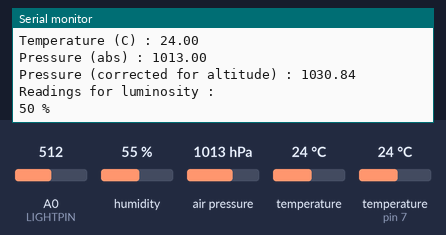
A sketch run on a simulated Arduino Uno, built with avr-gcc and run on an emulated ATmega328P. On the bench: the last lines printed to the serial monitor. The inputs (shaded band) are chosen by the test bench; at power-on: humidity 55 %, air pressure 1013 hPa, A0 (LIGHTPIN) = 512, temperature 24 °C, temperature (sensor on pin 7) 24 °C.

Above: at 3.5 s.
3.6 s: humidity set to 22 %
At 5.77 s:
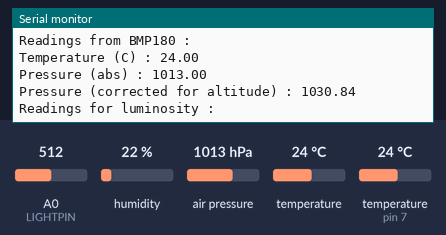
7.2 s: air pressure set to 952 hPa
At 9.0 s:
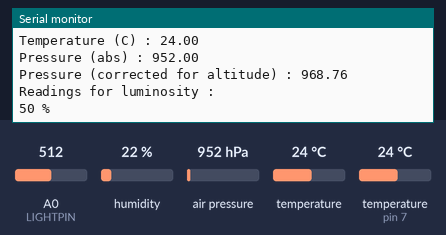
10.8 s: A0 (LIGHTPIN) set to 716
At 12.3 s:
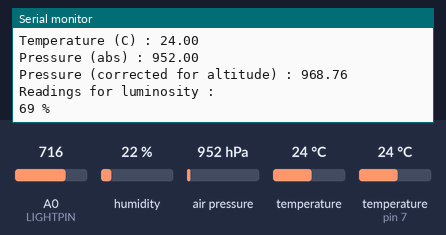
14.4 s: temperature (sensor 0) set to 12 °C
At 16.71 s:
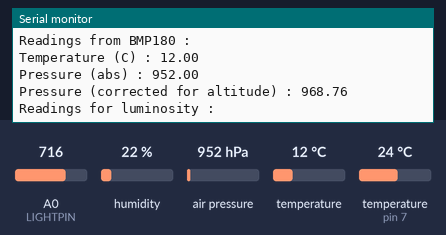
18.0 s: temperature (sensor on pin 7) set to 12 °C
At 20.0 s:
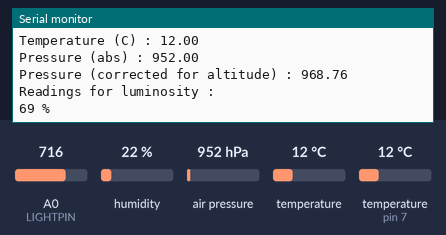
21.6 s: A0 (LIGHTPIN) set to 992
At 23.4 s:
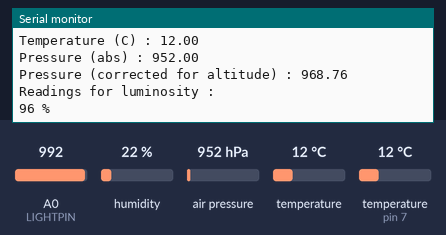
Timing chart, 0 to 24.9 s (numbered marks = the images above; inputs shaded):
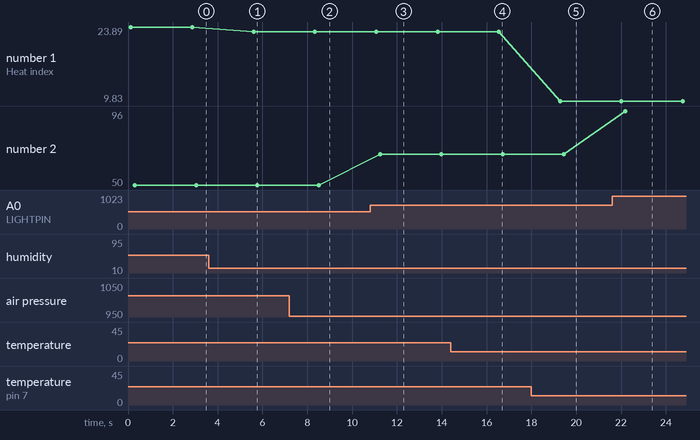

Measured:
- after the input at 3.6 s, the serial monitor: prints a new line after 2.0 s (image 1)
- after the input at 7.2 s, the serial monitor: prints a new line after 1.2 s (image 2)
- after the input at 10.8 s, the serial monitor: prints a new line after 0.45 s (image 3)
- after the input at 14.4 s, the serial monitor: prints a new line after 2.2 s (image 4)
- after the input at 18.0 s, the serial monitor: prints a new line after 1.3 s (image 5)
- after the input at 21.6 s, the serial monitor: prints a new line after 0.59 s (image 6)
- plotted number 1: 23.89 → 23.03 after the input at 3.6 s, 23.03 → 9.83 after the input at 18.0 s
- plotted number 2: 50 → 69 after the input at 10.8 s, 69 → 96 after the input at 21.6 s

The sketch:

test_sensors.ino
```cpp
// Loading required libraries
#include "DHT.h"
#include <SFE_BMP180.h>
#include <Wire.h>

// Defining pins for our sensors.
// BMP180 uses a specific protocol so no need to worry about it.
#define DHTPIN 7
#define DHTTYPE DHT11
#define LIGHTPIN A0

#define ALTITUDE 147 // altitude used to compute pressure. 147 for Montreal

// Instantiating sensors
DHT dht(DHTPIN, DHTTYPE);
SFE_BMP180 pressure;


void setup(){
  Serial.begin(9600);
  dht.begin();
  pressure.begin();
}

void loop() {
  // Read values from sensor DHT11
  float h = dht.readHumidity();
  float t0 = dht.readTemperature();
  float hic  = dht.computeHeatIndex(t0, h, false); // option false so that result is computed in celsius

  // Read values from sensor BMP180
  double t1, p0, p01, p1;
  t1 = readBMPTemp();
  if (t1!=0)
  {
    double p0 = readBMPPressure(t1);
    p01 = p0;
    if (p0!=0){
       p1 = pressure.sealevel(p0,ALTITUDE); // removing the effects of altitude on pressure reading
    }
  }

  // Read luminosity %
  int l = getLuminosity();

  // Log results in serial
  Serial.println("Readings from DHT11 :");
  Serial.println("Humidity : " + String(h) + " %");
  Serial.println("Temperature (C) : " + String(t0));
  Serial.println("Heat index : " + String(hic));

  Serial.println("Readings from BMP180 :");
  Serial.println("Temperature (C) : " + String(t1));
  Serial.println("Pressure (abs) : " + String(p01));
  Serial.println("Pressure (corrected for altitude) : " + String(p1));

  Serial.println("Readings for luminosity :");
  Serial.println(String(l) + " %");

  delay(2500);
}


double readBMPTemp() {

  char status;
  double T;

  // Start a temperature measurement:
  // If request is successful, the number of ms to wait is returned.
  // If request is unsuccessful, 0 is returned.

  status = pressure.startTemperature();
  if (status != 0)
  {
    // Wait for the measurement to complete:
    delay(status);

    // Retrieve the completed temperature measurement:
    // Note that the measurement is stored in the variable T.
    // Function returns 1 if successful, 0 if failure.

    status = pressure.getTemperature(T);

    return (status!=0 ? T : 0);

  }
}

double readBMPPressure(double temp) {

  char status;
  double P;

  // Start a pressure measurement:
  // The parameter is the oversampling setting, from 0 to 3 (highest res, longest wait).
  // If request is successful, the number of ms to wait is returned.
  // If request is unsuccessful, 0 is returned.

  status = pressure.startPressure(3);
  if (status != 0)
  {
    // Wait for the measurement to complete:
    delay(status);

    // Retrieve the completed pressure measurement:
    // Note that the measurement is stored in the variable P.
    // Note also that the function requires the previous temperature measurement (T).
    // (If temperature is stable, you can do one temperature measurement for a number of pressure measurements.)
    // Function returns 1 if successful, 0 if failure.

    status = pressure.getPressure(P,temp);
    return (status!=0 ? P : 0);
  }
}

int getLuminosity()
{
  int reading = analogRead(LIGHTPIN);
  int value = map(reading, 0, 1023, 0, 100);
  return value;
}
```
